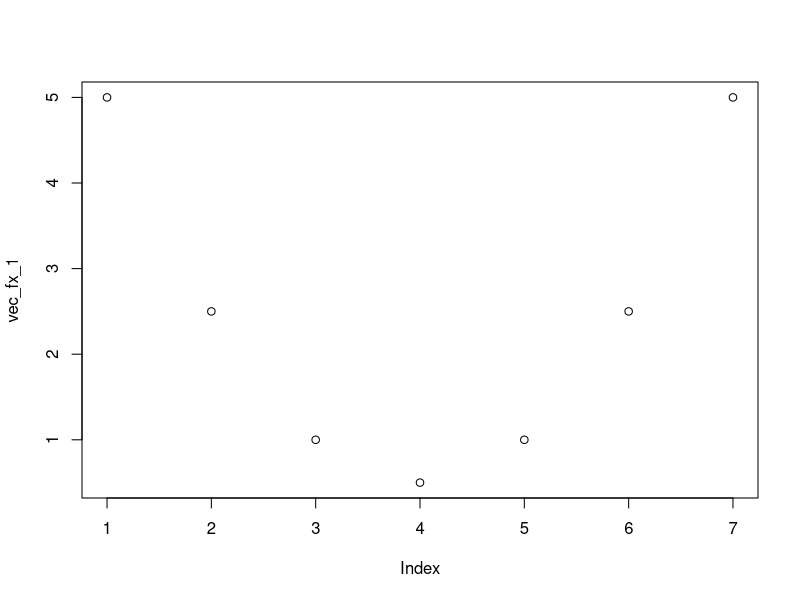
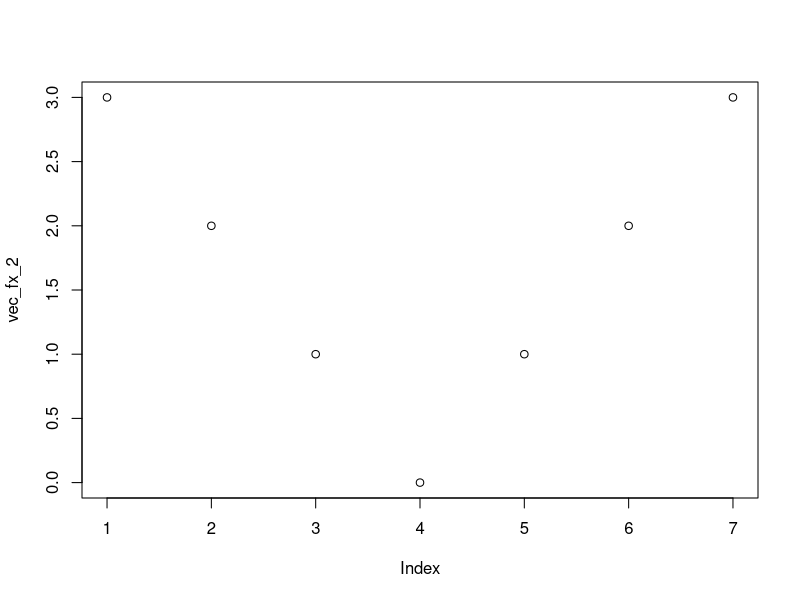
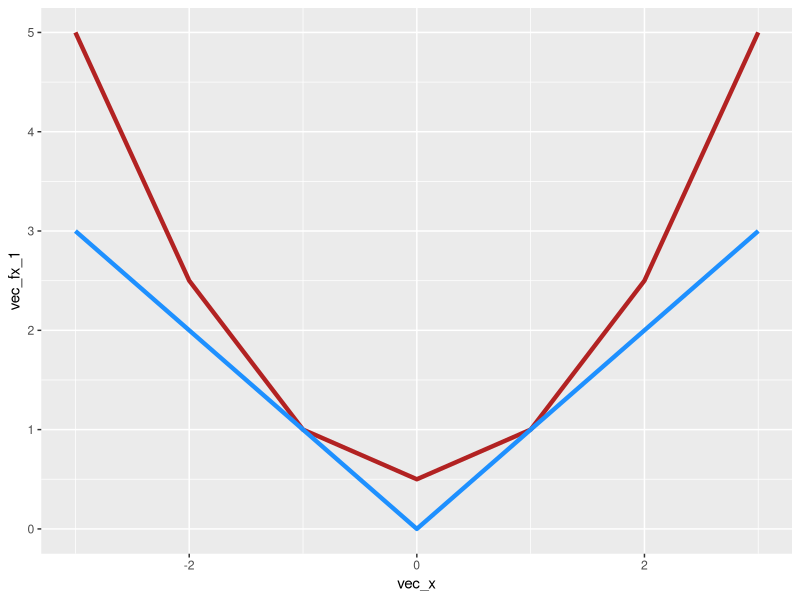

The R script that drew these images, in order:
library(tidyverse)
library(magrittr)

vec_n = seq(1)

vec_x = seq(-3, 3)

vec_fx_1 = (vec_n / 2 * vec_x ^ 2 + 1 / 2 * vec_n)

vec_fx_2 = abs(vec_x)

plot(vec_fx_1)
plot(vec_fx_2)

ggplot() +
  geom_line(aes(x = vec_x,
                y = vec_fx_1),
            color = "firebrick",
            size = 1.5) +
  geom_line(aes(x = vec_x,
                y = vec_fx_2),
            color = "dodgerblue",
            size = 1.5)
